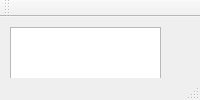
<?xml version="1.0" encoding="UTF-8"?>
<ui version="4.0">
 <class>MainWindow</class>
 <widget class="QMainWindow" name="MainWindow">
  <property name="windowTitle">
   <string>MainWindow</string>
  </property>
  <widget class="QWidget" name="centralwidget">
   <widget class="QListWidget" name="listWidget">
    <property name="geometry">
     <rect>
      <x>230</x>
      <y>10</y>
      <width>381</width>
      <height>411</height>
     </rect>
    </property>
   </widget>
   <widget class="QListWidget" name="listWidget_2">
    <property name="geometry">
     <rect>
      <x>10</x>
      <y>10</y>
      <width>151</width>
      <height>251</height>
     </rect>
    </property>
   </widget>
   <widget class="QLineEdit" name="lineEdit">
    <property name="geometry">
     <rect>
      <x>230</x>
      <y>500</y>
      <width>381</width>
      <height>25</height>
     </rect>
    </property>
   </widget>
  </widget>
  <widget class="QMenuBar" name="menubar">
   <property name="geometry">
    <rect>
     <x>0</x>
     <y>0</y>
     <width>810</width>
     <height>22</height>
    </rect>
   </property>
  </widget>
  <widget class="QStatusBar" name="statusbar"/>
  <widget class="QToolBar" name="toolBar">
   <property name="windowTitle">
    <string>toolBar</string>
   </property>
   <attribute name="toolBarArea">
    <enum>TopToolBarArea</enum>
   </attribute>
   <attribute name="toolBarBreak">
    <bool>false</bool>
   </attribute>
  </widget>
 </widget>
 <resources/>
 <connections/>
</ui>
